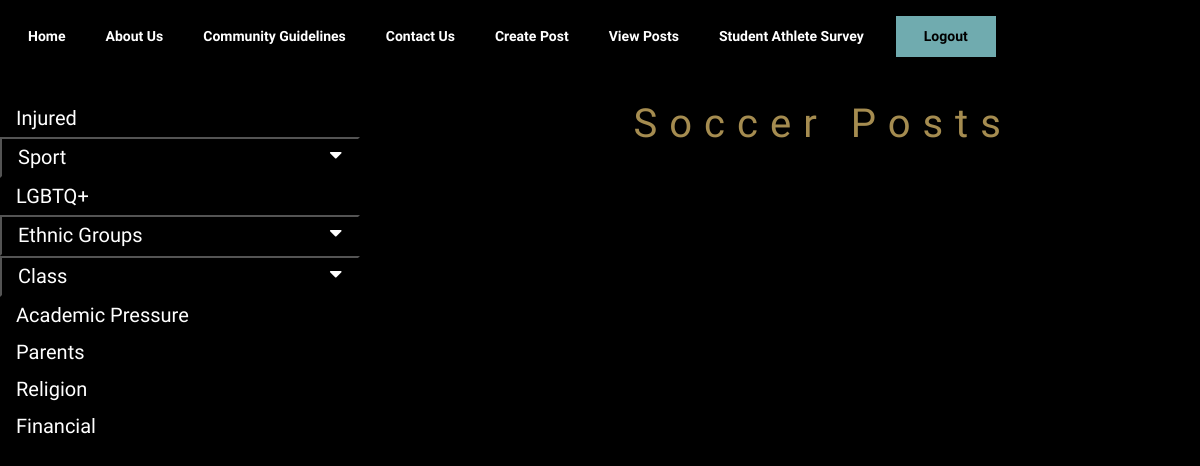
/posts_sorted/Soccer (signed in), run on an earlier commit of the app's database.
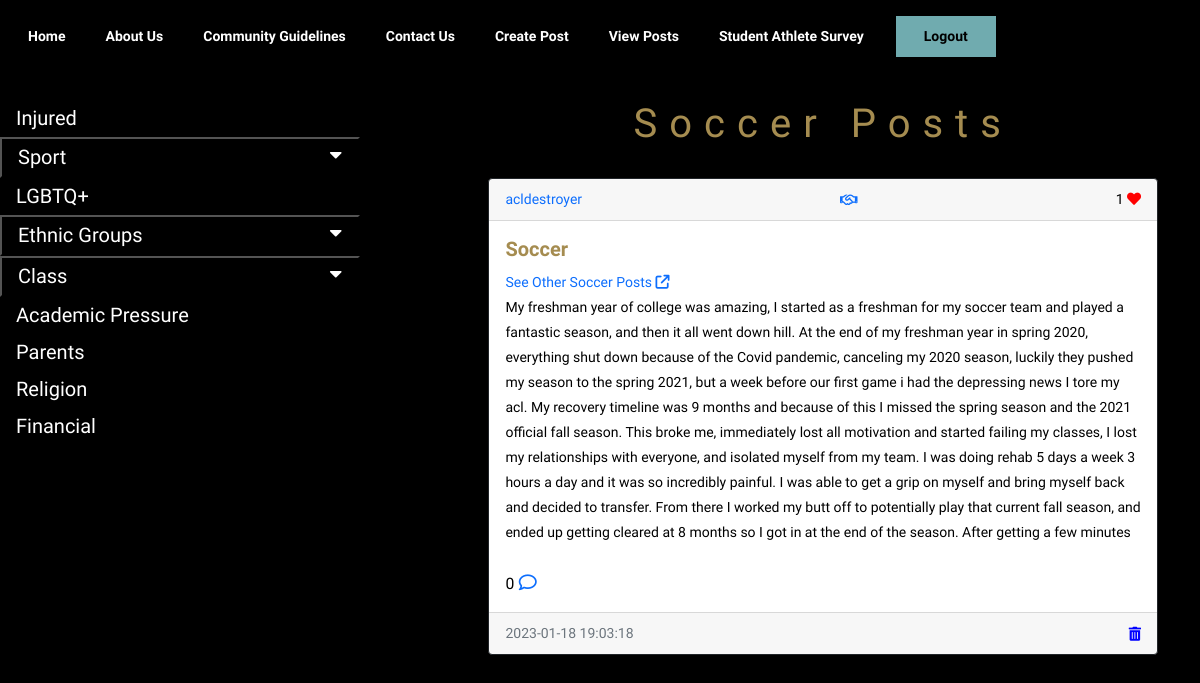
And on a later commit of the database.
### website/models.py (models this page shows)
class Post(db.Model):
    id = db.Column(db.Integer, primary_key=True)
    text = db.Column(db.Text, nullable=False)
    categ = db.Column(db.Text, nullable=True)
    browser = db.Column(db.String(150), unique=False)
    consent = db.Column(db.String(150), unique=False)
    date_created = db.Column(db.DateTime(timezone=True), default=func.now())
    author = db.Column(db.Integer, db.ForeignKey('user.id', ondelete="CASCADE"), nullable=False)
    comments = db.relationship('Comment', backref='post', passive_deletes=True)
    likes = db.relationship('Like', backref='post', passive_deletes=True)

class User(db.Model, UserMixin):
    id = db.Column(db.Integer, primary_key=True)
    email = db.Column(db.String(150), unique=True)
    username = db.Column(db.String(150), unique=True)
    password = db.Column(db.String(150))
    browser = db.Column(db.String(150))
    consent = db.Column(db.String(150))
    date_created = db.Column(db.DateTime(timezone=True), default=func.now())
    posts = db.relationship('Post', backref='user', passive_deletes=True)
    comments = db.relationship('Comment', backref='user', passive_deletes=True)
    likes = db.relationship('Like', backref='user', passive_deletes=True)

### website/views.py (the view)
@views.route("/posts_sorted/<browser>")
@login_required
def posts_sorted(browser):
    posts = Post.query.filter_by(browser=browser).all()
    if not sorted:
        flash('No user with that username broswer.', category='error')
        return redirect(url_for('views.view_posts'))
    return render_template("posts_sorted.html", user=current_user, posts=posts, browser=browser)

### website/__init__.py (called while the page is built)
def create_app():
    app = Flask(__name__)
    app.config['SECRET_KEY'] = "helloworld"
    app.config['SQLALCHEMY_DATABASE_URI'] = f'sqlite:///{DB_NAME}'
    app.config['RECAPTCHA_PUBLIC_KEY'] = '6Lf2mcMhAAAAAHPekK8_exQ5enP1db6kYKlevRyb'
    app.config['RECAPTCHA_PRIVATE_KEY'] = '6Lf2mcMhAAAAALsvyxebf4_d8gSHDE5ZkYa3hNpo'
    recaptcha = ReCaptcha(app)
    db.init_app(app)
    from .views import views
    from .auth import auth
    app.register_blueprint(views, url_prefix="/")
    app.register_blueprint(auth, url_prefix="/")
    from .models import User, Post, Comment, Like, Browsers, Consents
    create_database(app)
    login_manager = LoginManager()
    login_manager.login_view = "auth.login"
    login_manager.init_app(app)
    @login_manager.user_loader
    def load_user(id):
        return User.query.get(int(id))
    return app

### website/templates/posts_sorted.html (shortened to what this page needs)
{% extends "posts_div.html" %} {% block title %}{{browser}} Posts{% endblock %} {% block header
%}{{browser}} Posts {% endblock %}
{% block footer %}
<div class="post" align="center">
    <a class = "back-btn" href="/view_posts">
        <button type="button" class="btn btn-main">
        </button></a>
</div>
{%endblock %}

### website/templates/posts_div.html (shortened to what this page needs)
{% extends "base.html" %} {% block title %}Home{% endblock %} {% block content
%}
<head>
    <link rel="stylesheet" href="https://use.fontawesome.com/releases/v5.6.3/css/all.css">
</head>
<body>
<section class="posts-page">
<div class="sidenav">
  <a href="/posts_sorted/Injured">Injured</a>
  <button class="dropdown-btn">Sport
    <i class="fa fa-caret-down"></i>
  </button>
  <a href="/posts_sorted/lgbtq">LGBTQ+</a>
  <button class="dropdown-btn">Ethnic Groups
    <i class="fa fa-caret-down"></i>
  </button>
  <button class="dropdown-btn">Class
    <i class="fa fa-caret-down"></i>
  </button>
  <a href="/posts_sorted/Academic">Academic Pressure</a>
    <a href="/posts_sorted/Parents">Parents</a>
    <a href="/posts_sorted/Religion">Religion</a>
    <a href="/posts_sorted/Financial">Financial</a>
</div>
<div id="posts">
    <h1 class="posts-header">{% block header %}Posts{% endblock %}</h1>
    {% for post in posts %}
    <div class="card border-dark">
        <div class="card-header d-flex justify-content-between align-items-center">
            <a href="/posts/{{post.user.username}}">{{post.user.username}}</a>
            {% if post.consent == "yes" %}
                <a class="fa-regular fa-handshake"></a>
            {% endif %}
            <div>
                                <link rel="stylesheet" href="https://use.fontawesome.com/releases/v5.13.0/css/all.css">
                <span id="likes-count-{{post.id}}">
        {{ post.likes|length }}</span>
                {% if user.id in post.likes|map(attribute="author")|list %}
                <a
                        class="fas fa-heart"
                        id="like-button-{{post.id}}"
                        onclick="like({{post.id}})"
                ></a>
                {% else %}
                <a
                        class="far fa-heart"
                        id="like-button-{{post.id}}"
                        onclick="like({{post.id}})"
                ></a>
                {% endif %}
            </div>
        </div>
        <div class="card-body">
            <div href="/posts/{{post.browser}}" class="card-title">{{post.browser}}</div>
            <a href="/posts_sorted/{{post.browser}}">See Other {{post.browser}} Posts <i class="fa-solid fa-arrow-up-right-from-square"></i></a>
        <div class="ex1" >{{ post.text }}</div>
            <br/>
            <p class="card-text">
                {% if post.comments|length >= 0 %}
                    <small>{{post.comments|length}}</small>
                <a data-bs-toggle="collapse"
                        class="fa-regular fa-comment"
                        href="#comments-{{post.id}}"
                ></a>
                {% else %}
                <small class="text-muted"> No Comments</small>
                {% endif %}
            </p>
        </div>
        <div class="card-footer text-muted">
            {{post.date_created}}
            {% if user.id == post.author %}
                    <a style="color:blue;"
                        class="fas fa-trash-can"
                        href="/delete-post/{{post.id}}"
                ></a>
            {% endif %}
        </div>
    </div>
        {% endfor %}
    {% block footer %}{% endblock %} {% endblock %}

What changed in the data, as far as the page shows it:
added Post: browser "Soccer", user.username "acldestroyer", consent "yes" (drawn), likes|length "1", text "My freshman year of college was amazing, I started as a freshman for my soccer team and played a fantastic season, and then it all went down hill. At the end of my freshman year in spring 2020, everything shut down because of the Covid pandemic, canceling my 2020 season, luckily they pushed my season to the spring 2021, but a week before our first game i had the depressing news I tore my acl. My recovery timeline was 9 months and because of this I missed the spring season and the 2021 official fall season. This broke me, immediately lost all motivation and started failing my classes, I lost my relationships with everyone, and isolated myself from my team. I was doing rehab 5 days a week 3…", comments|length "0", date_created "2023-01-18 19:03:18"
Also different on the page:
{{ browser }}: "Soccer" → (not shown)
